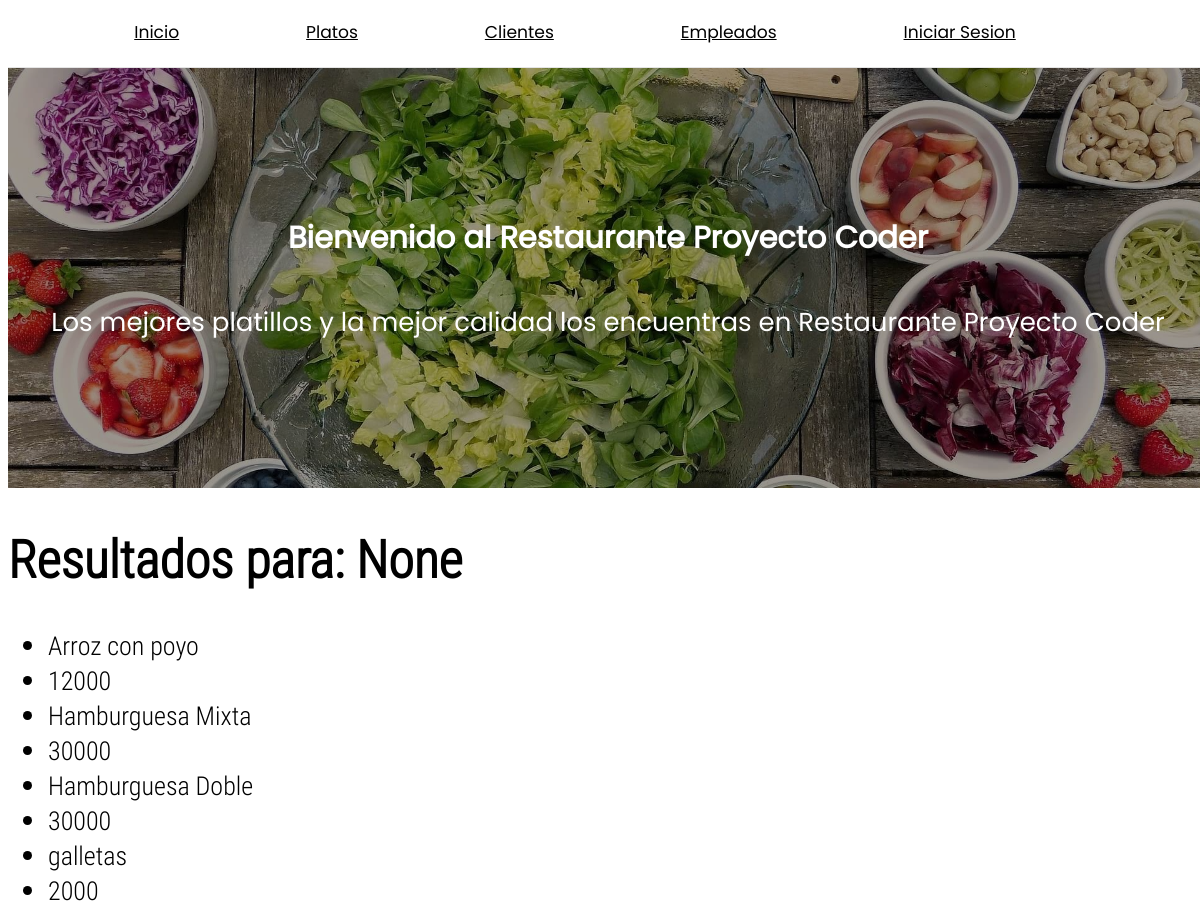
Before: /app_productos/buscar_plato/ with the older database file.
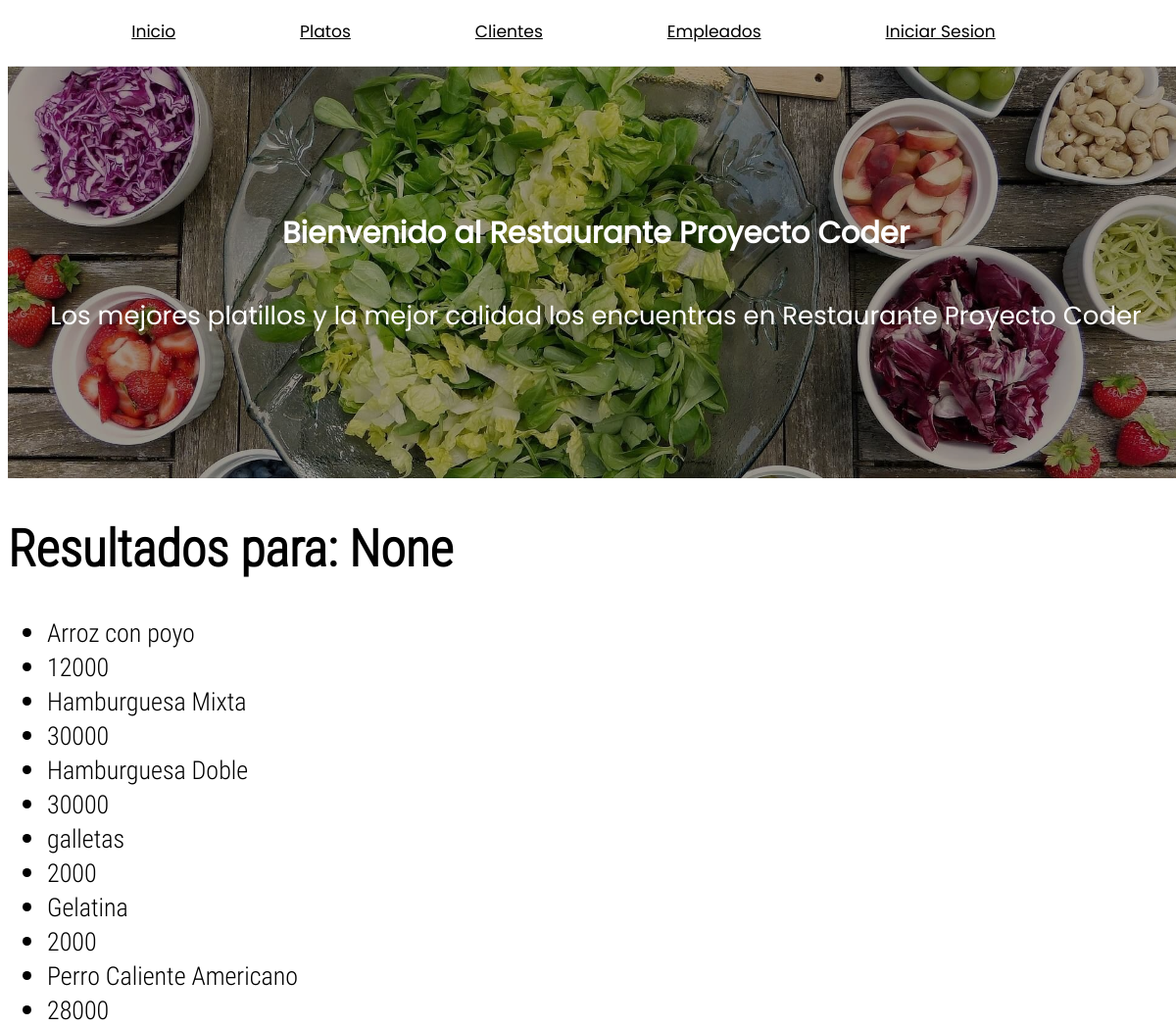
After: the same page with the newer database file.
### app_productos/models.py (models this page shows, shortened)
class Plato(models.Model):
    nombre = models.CharField(max_length=50)
    precio = models.IntegerField()
    class Meta():
        verbose_name = 'Platos'
        verbose_name_plural = 'Nuestros Platos'

### app_productos/views.py (the view)
# urls.py: path('buscar_plato/', buscar_plato, name = 'BuscarPlato'),
def buscar_plato(req):
    nom_plato = req.GET.get("nombre")
    platos = Plato.objects.all()
    if nom_plato:
        platos = platos.filter(nombre__icontains=nom_plato)
    return render(req,"resultado_busqueda_plato.html", {"platos": platos, "nombre": nom_plato})

### app_productos/templates/resultado_busqueda_plato.html
{% extends 'padre.html' %}
{% block contenidoQueCambia %}
    <h1>Resultados para: {{ nombre }}</h1>
    <ul>
        {% for plato in platos %}
            <li>{{ plato.nombre }}</li>
            <li>{{ plato.precio }}</li>
        {% empty %}
            <li>No se encontraron platos.</li>
        {% endfor %}
    </ul>
{% endblock contenidoQueCambia %}

Changed rows visible on the page:
added Plato: nombre "Gelatina", precio "2000"
added Plato: nombre "Perro Caliente Americano", precio "28000"
